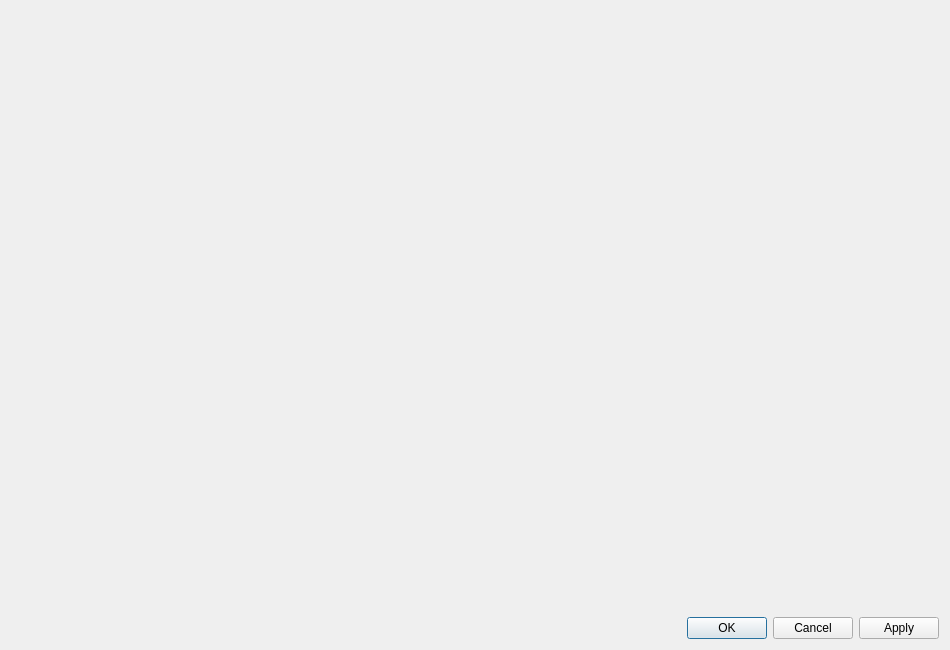
<?xml version="1.0" encoding="UTF-8"?>
<ui version="4.0">
 <class>Post2dWindowNodeVectorArrowGroupUnstructuredDataItem_PropertyDialog</class>
 <widget class="QDialog" name="Post2dWindowNodeVectorArrowGroupUnstructuredDataItem_PropertyDialog">
  <property name="geometry">
   <rect>
    <x>0</x>
    <y>0</y>
    <width>950</width>
    <height>650</height>
   </rect>
  </property>
  <property name="windowTitle">
   <string>Arrows Setting</string>
  </property>
  <layout class="QVBoxLayout" name="verticalLayout">
   <item>
    <widget class="ArrowsSettingEditWidget" name="arrowsSettingWidget" native="true"/>
   </item>
   <item>
    <widget class="QDialogButtonBox" name="buttonBox">
     <property name="orientation">
      <enum>Qt::Horizontal</enum>
     </property>
     <property name="standardButtons">
      <set>QDialogButtonBox::Apply|QDialogButtonBox::Cancel|QDialogButtonBox::Ok</set>
     </property>
    </widget>
   </item>
  </layout>
 </widget>
 <customwidgets>
  <customwidget>
   <class>ArrowsSettingEditWidget</class>
   <extends>QWidget</extends>
   <header>guicore/arrows/arrowssettingeditwidget.h</header>
   <container>1</container>
  </customwidget>
 </customwidgets>
 <resources/>
 <connections>
  <connection>
   <sender>buttonBox</sender>
   <signal>accepted()</signal>
   <receiver>Post2dWindowNodeVectorArrowGroupUnstructuredDataItem_PropertyDialog</receiver>
   <slot>accept()</slot>
   <hints>
    <hint type="sourcelabel">
     <x>248</x>
     <y>254</y>
    </hint>
    <hint type="destinationlabel">
     <x>157</x>
     <y>274</y>
    </hint>
   </hints>
  </connection>
  <connection>
   <sender>buttonBox</sender>
   <signal>rejected()</signal>
   <receiver>Post2dWindowNodeVectorArrowGroupUnstructuredDataItem_PropertyDialog</receiver>
   <slot>reject()</slot>
   <hints>
    <hint type="sourcelabel">
     <x>316</x>
     <y>260</y>
    </hint>
    <hint type="destinationlabel">
     <x>286</x>
     <y>274</y>
    </hint>
   </hints>
  </connection>
 </connections>
</ui>
